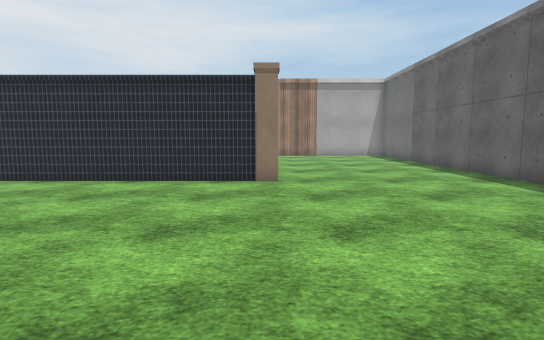
View 1 (above)

16 first-person views from a walk through a 3-D level made in the Unity game engine. The camera is 1.3 m above the floor, tilts 6° down and sees 80° across. The floor is counted in squares, 1 m on a side. Each view is taken from the middle of a square. On the plan, view 1 faces up. The plan holds only what a view shows up to about 14 squares ahead; the rest is blank. The place goes on beyond the plan. Some animated figures are not drawn. Surface patterns are stand-ins for the level's own textures.

View 2
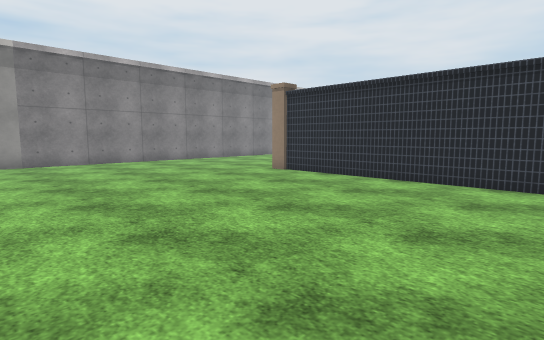

View 3
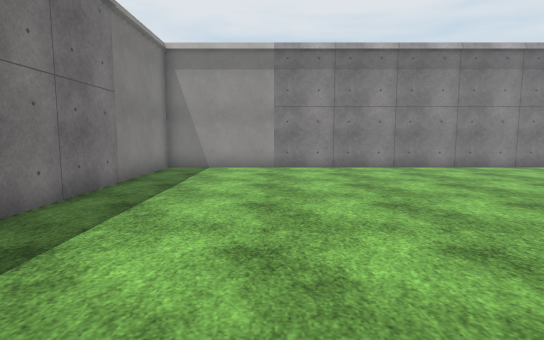

View 4
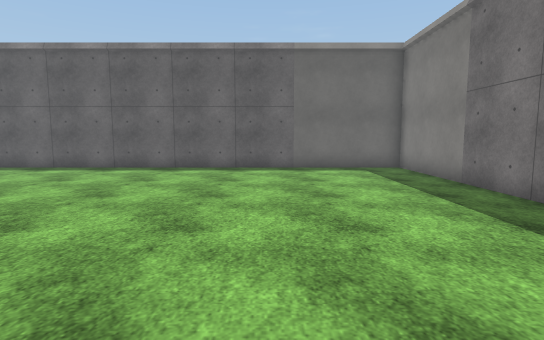

View 5
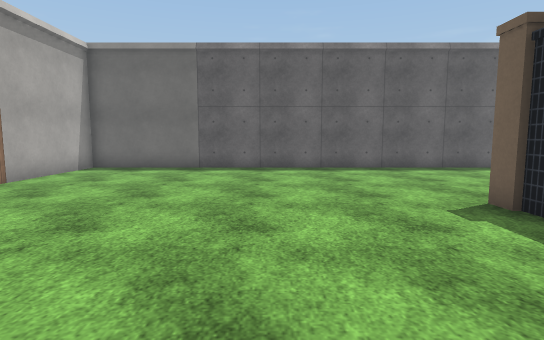

View 6
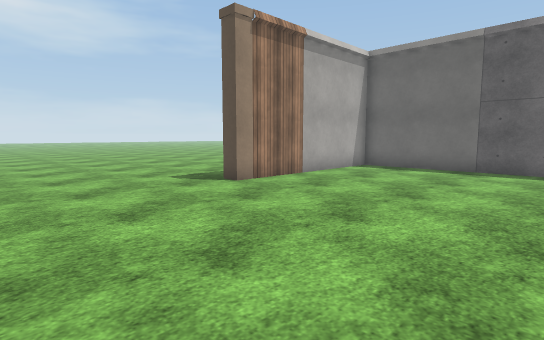

View 7
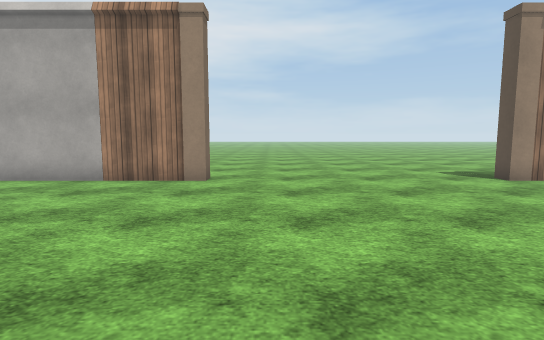

View 8
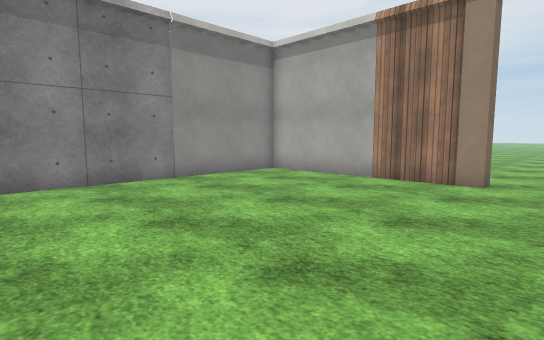

View 9
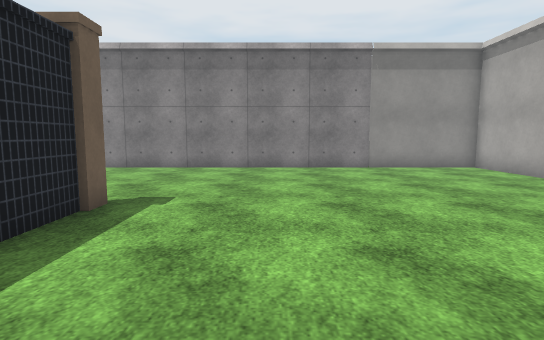

View 10
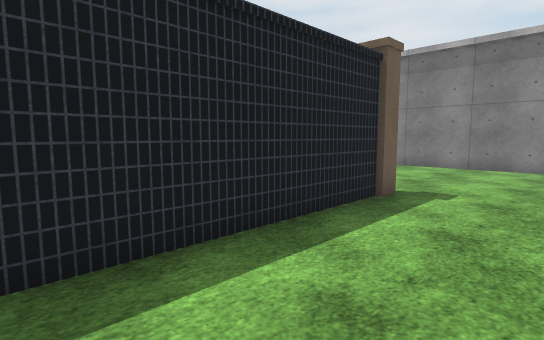

View 11
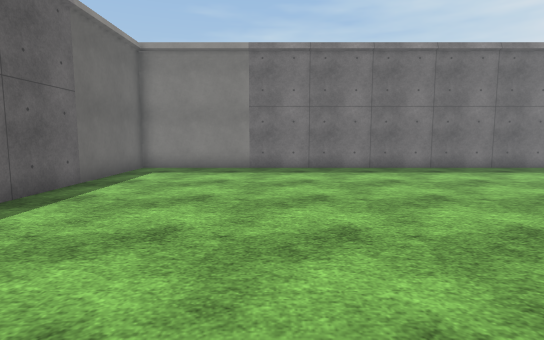

View 12
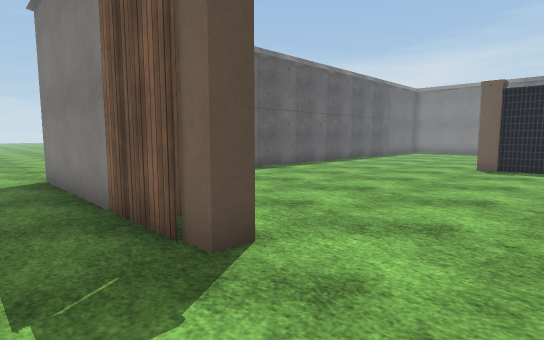

View 13
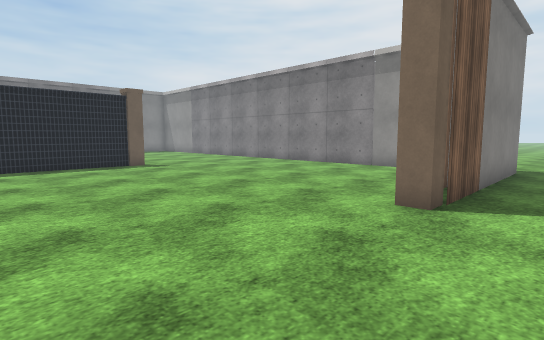

View 14
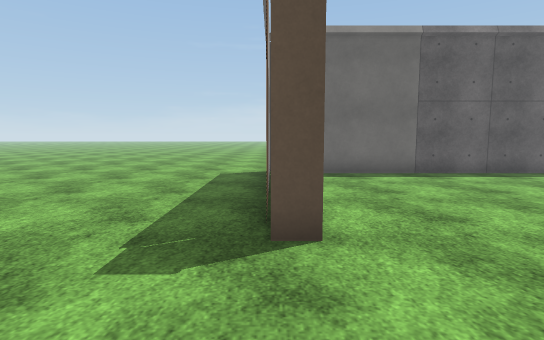

View 15
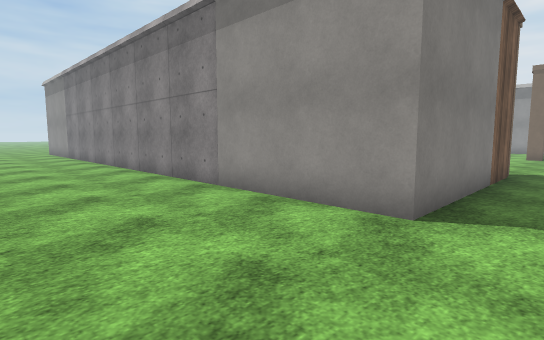

View 16
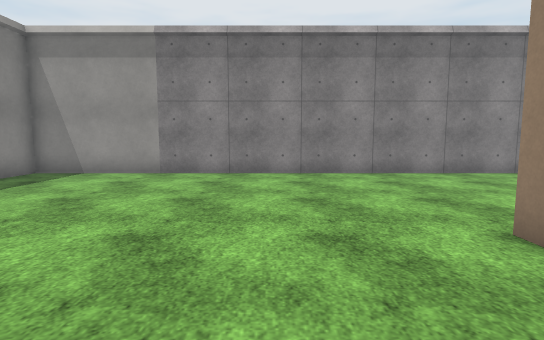

### Floor plan
Key: @ floor where view 1 was taken; # wall or solid block; . floor; O other object.
Columns run from 18 left of view 1 to 14 right of it. Each row starts with its distance up from view 1.
 24          ..................... .
 23 ...............................
 22 .######O#O........O#O######......
 21   #####O##........##O######......
 20   #......................##.....
 19   #......................##.....
 18   #......................##.....
 17  ##......................##....
 16   #......................##....
 15   #......................##....
 14   #......................##....
 13   #......................##....
 12   #......................##....
 11   #......................##....
 10   #......O#########......##....
  9   #......#########O......##....
  8   #......................# ...
  7   #......................#  ..
  6   #......................#
  5   #......................#
  4   #......................#
  3   #......................#
  2   #......................#
  1   #......................#
  0   #...............@......#
 -1   #......................#
 -2   ########################

Where each view was taken, in squares from view 1:
view 1: 0 up, 0 right, facing up
view 2: 0 up, 0 right, facing up-left
view 3: 2 up, 3 left, facing left
view 4: 3 up, 6 left, facing right
view 5: 14 up, 6 left, facing right
view 6: 14 up, 6 left, facing up-right
view 7: 12 up, 7 left, facing up
view 8: 12 up, 7 left, facing up-left
view 9: 13 up, 3 left, facing left
view 10: 13 up, 2 left, facing down-left
view 11: 11 up, 2 right, facing down
view 12: 24 up, 3 left, facing down-right
view 13: 24 up, 3 left, facing down-left
view 14: 22 up, 4 left, facing right
view 15: 24 up, 13 right, facing down-left
view 16: 6 up, 5 left, facing left
